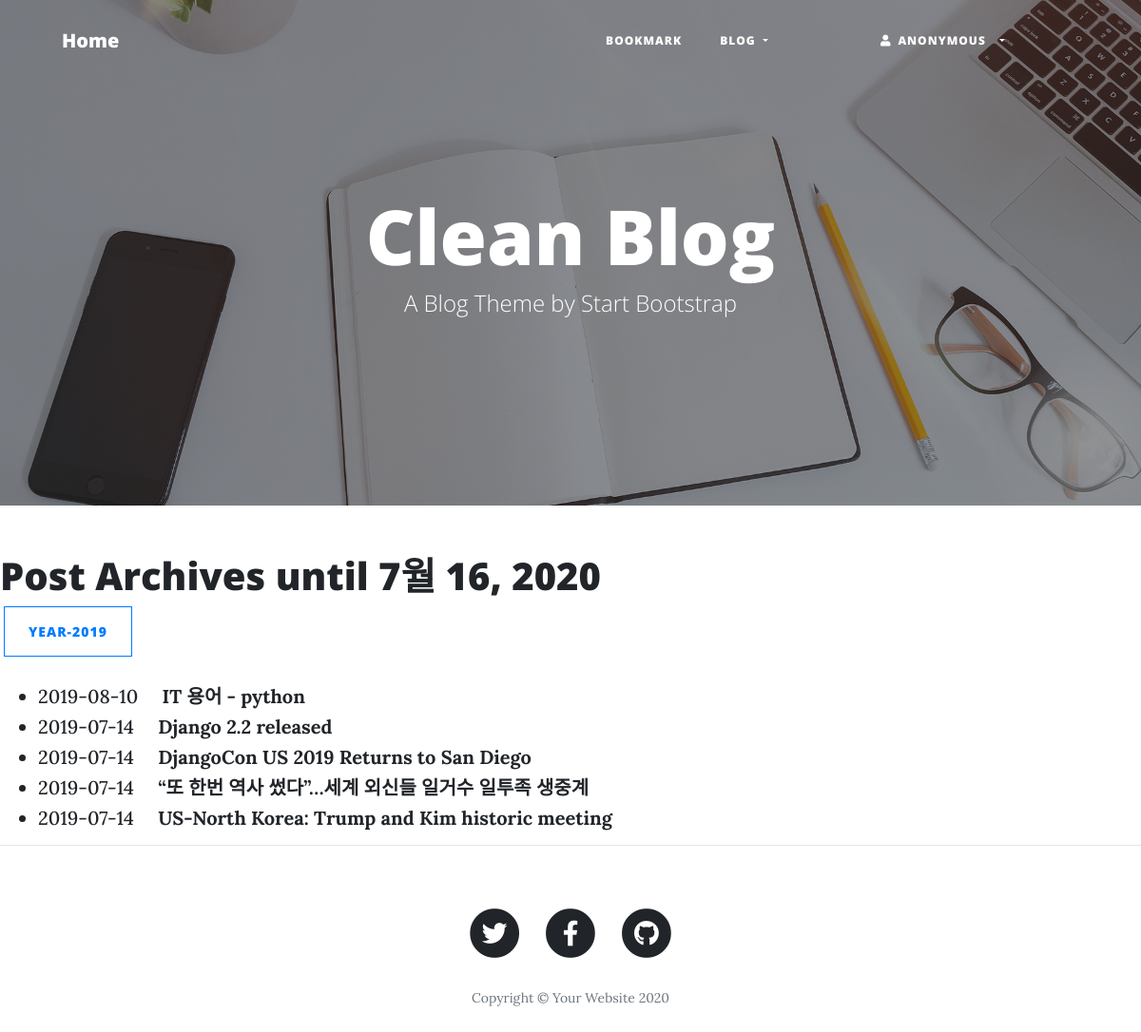
Screenshot of /blog/archive/ with the database file from the repository.
### blog/models.py (models this page shows, shortened)
class Post(models.Model):
    title = models.CharField(verbose_name='TITLE', max_length=50)
    slug = models.SlugField('SLUG', unique=True, allow_unicode=True, help_text='one word for title alias.')
    description = models.CharField('DESCRIPTION', max_length=100, blank=True, help_text='simple description text.')
    content = models.TextField('CONTENT')
    create_dt = models.DateTimeField('CREATE DATE', auto_now_add=True)
    modify_dt = models.DateTimeField('MODIFY DATE', auto_now=True)
    tags = TaggableManager(blank=True)
    owner = models.ForeignKey(User, on_delete=models.CASCADE, verbose_name='OWNER', blank=True, null=True)
    class Meta:
        verbose_name = 'post'
        verbose_name_plural = 'posts'
        db_table = 'blog_posts'
        ordering = ('-modify_dt',)
    def get_absolute_url(self):
        return reverse('blog:post_detail', args=(self.slug,))

### blog/views.py (the view)
# urls.py: path('archive/', views.PostAV.as_view(), name='post_archive'),
class PostAV(ArchiveIndexView):
    model = Post
    date_field = 'modify_dt'

### blog/templates/blog/post_archive.html (shortened to what this page needs)
{% extends 'base.html' %}
{% load static %}
{% block content %}
    <h1>Post Archives until {% now "N d, Y" %}</h1>
    {% for date in date_list %}
    <a href="{% url 'blog:post_year_archive' date|date:'Y' %}"
       class="btn btn-outline-primary btn-sm mx-1">
        Year-{{ date|date:"Y" }}</a>
    {% endfor %}
    <br><br>
    <div>
        <ul>
            {% for post in object_list %}
            <li class="h5">
                {{ post.modify_dt|date:"Y-m-d" }}&emsp;
                <a href="{{ post.get_absolute_url }}"><strong>{{ post.title }}</strong></a>
            </li>
            {% endfor %}
        </ul>
    </div>
{% endblock %}

### rows the page displays
Post: modify_dt "2019-08-10", title "IT 용어 - python"
Post: modify_dt "2019-07-14", title "Django 2.2 released"
Post: modify_dt "2019-07-14", title "DjangoCon US 2019 Returns to San Diego"
Post: modify_dt "2019-07-14", title "“또 한번 역사 썼다”…세계 외신들 일거수 일투족 생중계"
Post: modify_dt "2019-07-14", title "US-North Korea: Trump and Kim historic meeting"

### other values shown
{{ date|date:"Y" }} "2019"
